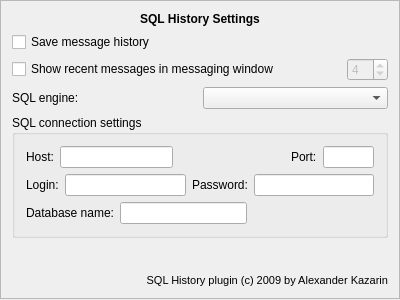
<?xml version="1.0" encoding="UTF-8"?>
<ui version="4.0">
 <class>SqlHistorySettingsClass</class>
 <widget class="QWidget" name="SqlHistorySettingsClass">
  <property name="geometry">
   <rect>
    <x>0</x>
    <y>0</y>
    <width>400</width>
    <height>300</height>
   </rect>
  </property>
  <property name="windowTitle">
   <string>HistorySettings</string>
  </property>
  <layout class="QGridLayout" name="gridLayout">
   <property name="leftMargin">
    <number>0</number>
   </property>
   <property name="topMargin">
    <number>0</number>
   </property>
   <property name="rightMargin">
    <number>0</number>
   </property>
   <property name="bottomMargin">
    <number>1</number>
   </property>
   <item row="0" column="0">
    <widget class="QFrame" name="frame">
     <property name="frameShape">
      <enum>QFrame::StyledPanel</enum>
     </property>
     <property name="frameShadow">
      <enum>QFrame::Raised</enum>
     </property>
     <layout class="QVBoxLayout" name="verticalLayout">
      <item>
       <widget class="QLabel" name="label_6">
        <property name="text">
         <string>&lt;!DOCTYPE HTML PUBLIC &quot;-//W3C//DTD HTML 4.0//EN&quot; &quot;http://www.w3.org/TR/REC-html40/strict.dtd&quot;&gt;
&lt;html&gt;&lt;head&gt;&lt;meta name=&quot;qrichtext&quot; content=&quot;1&quot; /&gt;&lt;style type=&quot;text/css&quot;&gt;
p, li { white-space: pre-wrap; }
&lt;/style&gt;&lt;/head&gt;&lt;body style=&quot; font-family:'Tahoma'; font-size:9pt; font-weight:400; font-style:normal;&quot;&gt;
&lt;p align=&quot;center&quot; style=&quot; margin-top:0px; margin-bottom:0px; margin-left:0px; margin-right:0px; -qt-block-indent:0; text-indent:0px;&quot;&gt;&lt;span style=&quot; font-weight:600;&quot;&gt;SQL History Settings&lt;/span&gt;&lt;/p&gt;&lt;/body&gt;&lt;/html&gt;</string>
        </property>
        <property name="alignment">
         <set>Qt::AlignCenter</set>
        </property>
       </widget>
      </item>
      <item>
       <widget class="QCheckBox" name="saveHistoryBox">
        <property name="text">
         <string>Save message history</string>
        </property>
       </widget>
      </item>
      <item>
       <layout class="QHBoxLayout">
        <item>
         <widget class="QCheckBox" name="recentBox">
          <property name="text">
           <string>Show recent messages in messaging window</string>
          </property>
         </widget>
        </item>
        <item>
         <widget class="QSpinBox" name="messagesCountBox">
          <property name="enabled">
           <bool>false</bool>
          </property>
          <property name="sizePolicy">
           <sizepolicy hsizetype="Fixed" vsizetype="Fixed">
            <horstretch>0</horstretch>
            <verstretch>0</verstretch>
           </sizepolicy>
          </property>
          <property name="minimum">
           <number>1</number>
          </property>
          <property name="maximum">
           <number>40</number>
          </property>
          <property name="value">
           <number>4</number>
          </property>
         </widget>
        </item>
       </layout>
      </item>
      <item>
       <layout class="QHBoxLayout" name="horizontalLayout">
        <item>
         <widget class="QLabel" name="labelSqlEngine">
          <property name="text">
           <string>SQL engine:</string>
          </property>
         </widget>
        </item>
        <item>
         <widget class="QComboBox" name="boxSqlEngine"/>
        </item>
       </layout>
      </item>
      <item>
       <widget class="QGroupBox" name="gboxSqlServerSettings">
        <property name="minimumSize">
         <size>
          <width>311</width>
          <height>111</height>
         </size>
        </property>
        <property name="title">
         <string>SQL connection settings</string>
        </property>
        <layout class="QVBoxLayout" name="verticalLayout_2">
         <item>
          <layout class="QHBoxLayout" name="horizontalLayout_2">
           <item>
            <widget class="QLabel" name="label">
             <property name="text">
              <string>Host:</string>
             </property>
            </widget>
           </item>
           <item>
            <widget class="QLineEdit" name="editSqlHost">
             <property name="maxLength">
              <number>128</number>
             </property>
            </widget>
           </item>
           <item>
            <spacer name="horizontalSpacer">
             <property name="orientation">
              <enum>Qt::Horizontal</enum>
             </property>
             <property name="sizeHint" stdset="0">
              <size>
               <width>28</width>
               <height>20</height>
              </size>
             </property>
            </spacer>
           </item>
           <item>
            <widget class="QLabel" name="label_2">
             <property name="text">
              <string>Port:</string>
             </property>
            </widget>
           </item>
           <item>
            <widget class="QLineEdit" name="editSqlPort">
             <property name="maximumSize">
              <size>
               <width>51</width>
               <height>16777215</height>
              </size>
             </property>
             <property name="maxLength">
              <number>5</number>
             </property>
            </widget>
           </item>
          </layout>
         </item>
         <item>
          <layout class="QHBoxLayout" name="horizontalLayout_3">
           <item>
            <widget class="QLabel" name="label_3">
             <property name="text">
              <string>Login:</string>
             </property>
            </widget>
           </item>
           <item>
            <widget class="QLineEdit" name="editSqlLogin">
             <property name="maxLength">
              <number>128</number>
             </property>
            </widget>
           </item>
           <item>
            <widget class="QLabel" name="label_4">
             <property name="text">
              <string>Password:</string>
             </property>
            </widget>
           </item>
           <item>
            <widget class="QLineEdit" name="editSqlPassword">
             <property name="maxLength">
              <number>256</number>
             </property>
             <property name="echoMode">
              <enum>QLineEdit::PasswordEchoOnEdit</enum>
             </property>
            </widget>
           </item>
          </layout>
         </item>
         <item>
          <layout class="QHBoxLayout" name="horizontalLayout_4">
           <item>
            <widget class="QLabel" name="label_5">
             <property name="text">
              <string>Database name:</string>
             </property>
            </widget>
           </item>
           <item>
            <widget class="QLineEdit" name="editSqlDBName">
             <property name="maxLength">
              <number>128</number>
             </property>
            </widget>
           </item>
           <item>
            <spacer name="horizontalSpacer_2">
             <property name="orientation">
              <enum>Qt::Horizontal</enum>
             </property>
             <property name="sizeHint" stdset="0">
              <size>
               <width>28</width>
               <height>20</height>
              </size>
             </property>
            </spacer>
           </item>
          </layout>
         </item>
        </layout>
       </widget>
      </item>
      <item>
       <spacer name="verticalSpacer">
        <property name="orientation">
         <enum>Qt::Vertical</enum>
        </property>
        <property name="sizeHint" stdset="0">
         <size>
          <width>20</width>
          <height>24</height>
         </size>
        </property>
       </spacer>
      </item>
      <item>
       <widget class="QLabel" name="label_7">
        <property name="font">
         <font>
          <pointsize>8</pointsize>
         </font>
        </property>
        <property name="text">
         <string>SQL History plugin (c) 2009 by Alexander Kazarin</string>
        </property>
        <property name="alignment">
         <set>Qt::AlignRight|Qt::AlignTrailing|Qt::AlignVCenter</set>
        </property>
       </widget>
      </item>
     </layout>
    </widget>
   </item>
  </layout>
 </widget>
 <layoutdefault spacing="6" margin="11"/>
 <resources/>
 <connections>
  <connection>
   <sender>recentBox</sender>
   <signal>toggled(bool)</signal>
   <receiver>messagesCountBox</receiver>
   <slot>setEnabled(bool)</slot>
   <hints>
    <hint type="sourcelabel">
     <x>211</x>
     <y>48</y>
    </hint>
    <hint type="destinationlabel">
     <x>377</x>
     <y>52</y>
    </hint>
   </hints>
  </connection>
 </connections>
</ui>
